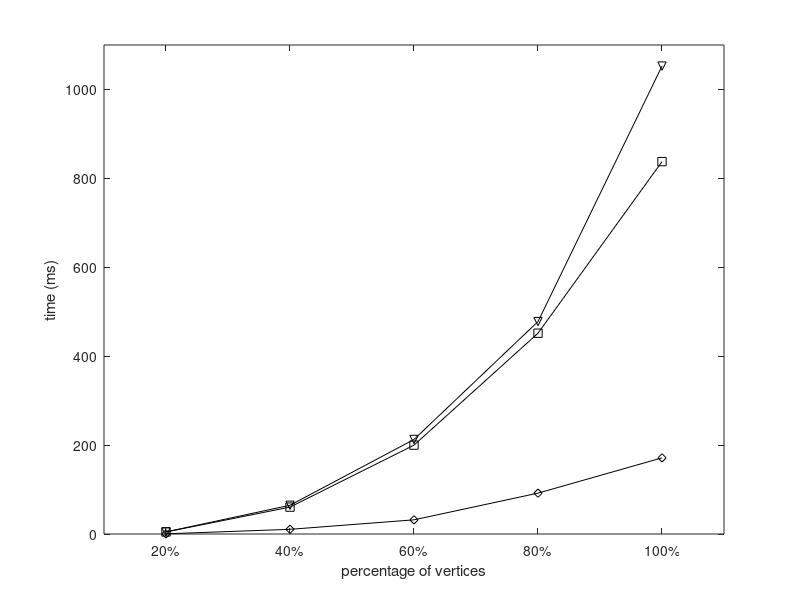

Recreate this plot in MATLAB. (Note: this script raises an error after producing the figure.)
set(gcf,'color',[1, 1, 1]);
set(gcf,'unit','centimeters','position',[10 5 9 7]);

x=[1, 2, 3, 4, 5];
y1 = [4.74016201	64.65260779	212.6571631	477.8533168	1052.577481];
y2 = [4.58999364	60.48475424	199.9088738	451.6808402	837.7028756];
y3 = [0.42166922	10.52010509	31.87570985	91.92459336	171.2638637];

p1= plot(x, y1, '-kv');
hold on;
p2 = plot(x, y2, '-ks');
hold on;
p3 = plot(x, y3, '-kd');

xlabel('percentage of vertices');
ylabel('time (ms)');

axis([0.5 5.5 0.0 1100]);

%set(gca, 'xtick', 1:5, 'XTickLabel', {'4','5','6','7','8'});
set(gca, 'xtick', 1:5, 'XTickLabel', {'20%','40%','60%','80%','100%'});
leg=legend('Inc-S','Inc-T','Dec', 2);
set(leg,'edgecolor','white');

set(gca, 'FontSize', 12);
set(get(gca, 'XLabel'), 'FontSize',12);
set(get(gca, 'YLabel'), 'FontSize',12);
set(findall(gcf,'type','line'),'linewidth',1.5);
set(gca, 'LineWidth', 1.5);
